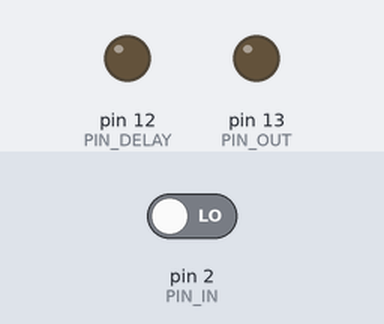
This sketch was run on a simulated Arduino Nano, built with avr-gcc and run on an emulated ATmega328P. Shown: output pins drawn as LEDs (lit = HIGH). Inputs (shaded band) come from the test bench; at power-on: pin 2 (PIN_IN) LOW.

Above: at 1.2 s.
1.3 s: pin 2 (PIN_IN) driven HIGH
At 1.8 s:
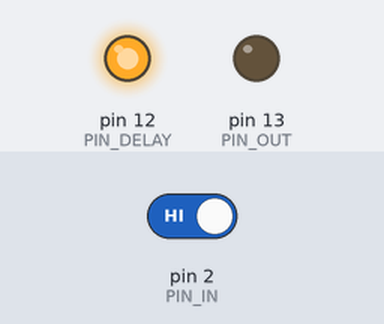
Timing chart, 0 to 4.3 s (numbered marks = the images above; inputs shaded):
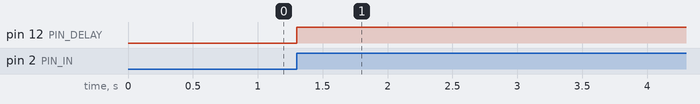

The sketch:

TrigDelay.ino
```cpp
/* This hacky crap will produce a pulses that are delayed by ~11-12 useconds
relative to trigger. Each pulse last ~980ns (high time)
with inter-pulse separation of 2052 ns, i.e., slightly longer
than the 2 usec sampling time of 500kHz the 1608GX supports...
This will only work on arduino nano! (Test if used on another board!*/

bool  triggered = false;
const int DELAY_USEC = 0;
const int PIN_DELAY = 12;
const int PIN_OUT = 13;
const int PIN_IN = 2;
const int INTERRUPT = 0;
const int TTL_LENGTH_USEC = 10;
const int INTER_TTL_DELAY_USEC = 200;
 int NUM_TTLS = 10;

//const int ON_REP = 5;
//const int OFF_REP = 4;
//const int OFF_REP2 = 3;
//const int DELAY_REP = 12*3; //12 * 3; // this equals to ~16 useconds...


const int DELAY_REP = 18 * 3; // this equals to ~14 useconds...
long cnt = 0;
bool numTTLSset = true;

void Pulse()
{
  triggered = true;
}

void setup() {
  pinMode(PIN_OUT, OUTPUT);
  pinMode(PIN_IN,INPUT);
  pinMode(PIN_DELAY, OUTPUT);
  digitalWrite(PIN_OUT,LOW);
  /*
  Serial.begin(115200);
  // Allow up to 10 seconds for initialization...
  long t0 = millis();
  while (millis()-t0 <5000 && numTTLSset) {
    fnHandleSerialCommunication();
  }
 */

  noInterrupts();

}

#define MAX_BUFFER 128
int buffer_index = 0;
char packetBuffer[MAX_BUFFER]; //buffer to hold incoming packet,

const int CMD_SET_NUM_TTLS = 1;
const int CMD_GET_NUM_TTLS = 2;

byte apply_command()
{
  long tempLong;
  int command = (packetBuffer[0]-'0') * 10 + packetBuffer[1]-'0';
  switch (command)
  {
        case CMD_SET_NUM_TTLS:

       // sscanf (packetBuffer,"%d %d %ld",&command, &NUM_TTLS, &triggerCameraCounterValue);

         NUM_TTLS = atol(packetBuffer+3);
         numTTLSset = false;
        Serial.println("OK! "+String(NUM_TTLS));


        Serial.flush();
        delay(500);
        break;
  }

}

void fnHandleSerialCommunication()
{
  if (Serial.available() > 0) {
    // get incoming byte:
    char inByte = Serial.read();

    if (inByte == 10)
      {  // new line
	  packetBuffer[buffer_index] = 0;
          if (buffer_index > 0)
              apply_command();

	  buffer_index = 0;

	} else {
    	  packetBuffer[buffer_index++] = inByte;
	  if (buffer_index >= MAX_BUFFER-1) {
	    buffer_index = MAX_BUFFER-1;
	  }
      }
  }
}

long t0;
void loop() {

  if (PIND & B00000100)
  {
      PORTB = B00010000;
      for (int x=0;x<DELAY_REP;x++)
          PORTB &= B11011111;

      for (int k=0;k< NUM_TTLS;k++)
      {
        PORTB |= B00100000;
        PORTB |= B00100000;
        PORTB |= B00100000;
        PORTB |= B00100000;
        PORTB |= B00100000;
        PORTB |= B00100000;

        PORTB &= B11011111;
        PORTB &= B11011111;
        PORTB &= B11011111;
        PORTB &= B11011111;
        PORTB &= B11011111;

      }

      while (PIND & B00000100); // wait until trigger is down
      PORTB = B00000000;
     }

}
```

Measured:
- after the input at 1.3 s, pin 12 (PIN_DELAY): LOW → HIGH at once
